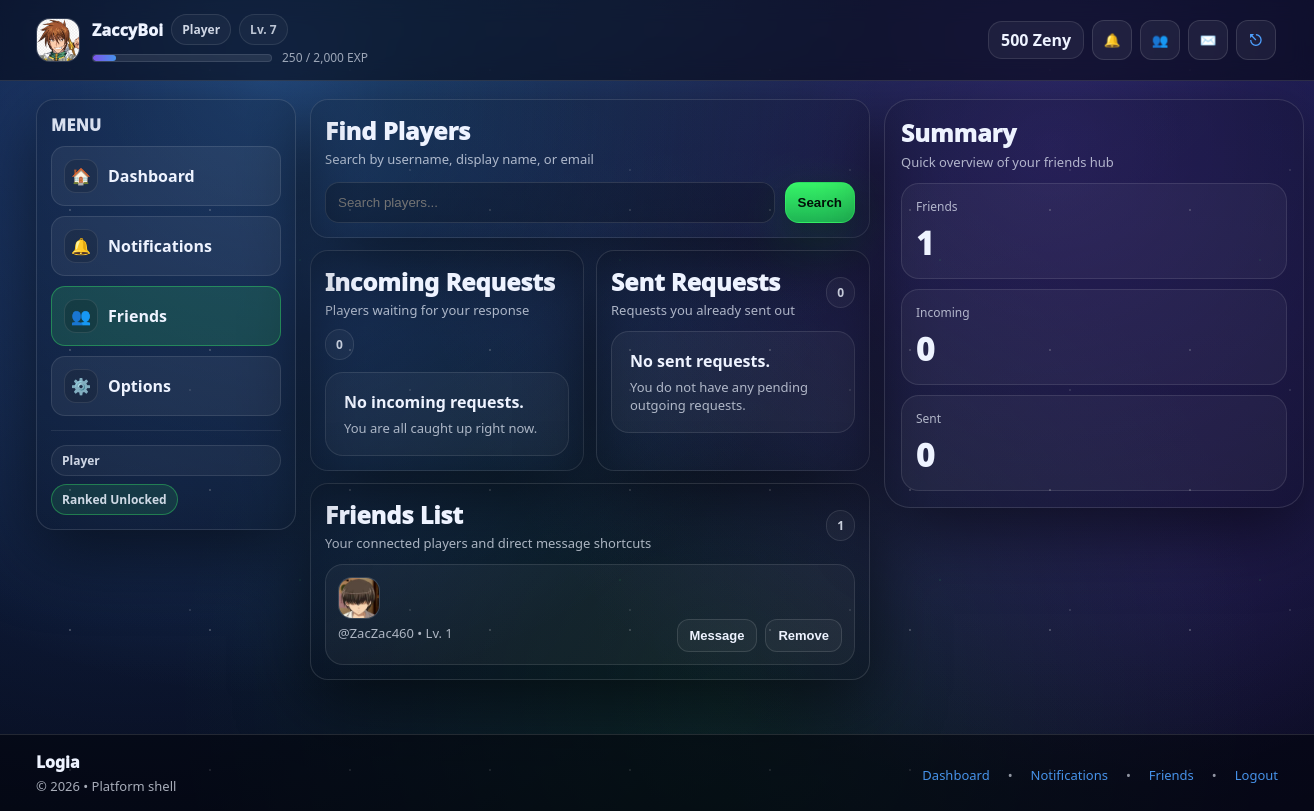
Screenshot of /friends.php (signed in) with the database file from the repository.
### tables this page shows
CREATE TABLE `users` (
  `id` bigint UNSIGNED NOT NULL,
  `username` varchar(32) NOT NULL,
  `email` varchar(255) NOT NULL,
  `password_hash` varchar(255) NOT NULL,
  `display_name` varchar(64) DEFAULT NULL,
  `email_verified_at` datetime DEFAULT NULL,
  `failed_login_attempts` int NOT NULL DEFAULT '0',
  `security_challenge_required` tinyint(1) NOT NULL DEFAULT '0',
  `last_failed_login_at` datetime DEFAULT NULL,
  `approval_status` enum('pending','approved','rejected') NOT NULL DEFAULT 'pending',
  `approved_by` bigint UNSIGNED DEFAULT NULL,
  `approved_at` datetime DEFAULT NULL,
  `rejected_reason` varchar(255) DEFAULT NULL,
  `is_active` tinyint(1) NOT NULL DEFAULT '1',
  `is_guest` tinyint(1) NOT NULL DEFAULT '0',
  `banned_until` datetime DEFAULT NULL,
  `bank_link_status` enum('none','pending','linked','failed') NOT NULL DEFAULT 'none',
  `bank_linked_at` datetime DEFAULT NULL,
  `appearance_mode` enum('default','dark','light') NOT NULL DEFAULT 'default',
  `last_login_at` datetime DEFAULT NULL,
  `created_at` datetime NOT NULL DEFAULT CURRENT_TIMESTAMP,
  `updated_at` datetime NOT NULL DEFAULT CURRENT_TIMESTAMP ON UPDATE CURRENT_TIMESTAMP,
  `level` int DEFAULT '1',
  `exp` int DEFAULT '0',
  `exp_to_next` int DEFAULT '100',
  `credits` int DEFAULT '0',
  `ranked_unlocked` tinyint(1) NOT NULL DEFAULT '0',
  `matches_played` int DEFAULT '0',
  `matches_won` int DEFAULT '0',
  `bio` text,
  `avatar_path` varchar(255) DEFAULT NULL,
  `favorite_deck` varchar(100) DEFAULT NULL,
  `tagline` varchar(120) DEFAULT NULL
);

CREATE TABLE `friends` (
  `id` int NOT NULL,
  `user_one` bigint UNSIGNED NOT NULL,
  `user_two` bigint UNSIGNED NOT NULL,
  `created_at` datetime DEFAULT CURRENT_TIMESTAMP
);

### includes/ui.php (the view, shortened to what the rows shown need)
<?php
require_once __DIR__ . '/helpers.php';
require_once __DIR__ . '/db.php';
require_once __DIR__ . '/auth.php';
require_once __DIR__ . '/friends_helpers.php';
function ranked_requirements(mysqli $mysqli, array $u): array {
  $uid = (int)($u['id'] ?? 0);
  $stmt = $mysqli->prepare("
    SELECT id, approval_status, email_verified_at, credits, ranked_unlocked
    FROM users
    WHERE id = ?
    LIMIT 1
  ");
  $stmt->bind_param("i", $uid);
  $stmt->execute();
  $dbUser = $stmt->get_result()->fetch_assoc() ?: [];
  $stmt = $mysqli->prepare("SELECT is_enabled FROM two_factor_secrets WHERE user_id = ? LIMIT 1");
  $stmt->bind_param("i", $uid);
  $stmt->execute();
  $twofa = (int)($stmt->get_result()->fetch_assoc()['is_enabled'] ?? 0);
  $approved_ok = (($dbUser['approval_status'] ?? '') === 'approved');
  $email_ok = !empty($dbUser['email_verified_at']);
  $twofa_ok = ($twofa === 1);
  $credits = (int)($dbUser['credits'] ?? 0);
  $unlock_threshold = 250;
  $entry_fee = 250;
  $ranked_unlocked = ((int)($dbUser['ranked_unlocked'] ?? 0) === 1);
  $credits_ok = ($credits >= $unlock_threshold);
  $can_afford_queue = ($credits >= $entry_fee);
  return [
    'approved_ok' => $approved_ok,
    'email_ok' => $email_ok,
    'twofa_ok' => $twofa_ok,
    'credits_ok' => $credits_ok,
    'credits' => $credits,
    'unlock_threshold' => $unlock_threshold,
    'entry_fee' => $entry_fee,
    'ranked_unlocked' => $ranked_unlocked,
    'can_afford_queue' => $can_afford_queue,
    'ranked_ok' => $ranked_unlocked && $can_afford_queue,
  ];
}
function ui_appearance_mode(array $u): string {
  $mode = (string)($u['appearance_mode'] ?? 'default');
  return $mode;
}
function ui_header(string $title = 'Dashboard', bool $is_hub = true): void {
  global $mysqli;
  $bp = base_path();
  $u  = current_user();
  $uid = (int)$u['id'];
  $stmt = $mysqli->prepare("
    SELECT *
    FROM users
    WHERE id = ?
    LIMIT 1
  ");
  $stmt->bind_param("i", $uid);
  $stmt->execute();
  $freshUser = $stmt->get_result()->fetch_assoc();
  if ($freshUser) {
    $u = $freshUser;
  }
  $is_guest = ((int)($u['is_guest'] ?? 0) === 1);
  $role_label = $is_guest ? 'Guest' : 'Player';
  $level   = (int)($u['level'] ?? 1);
  $exp     = (int)($u['exp'] ?? 0);
  $expNext = (int)($u['exp_to_next'] ?? 100);
  $exp_pct = $expNext > 0 ? min(100, round(($exp / $expNext) * 100)) : 0;
  $zenyBalance = (int)($u['credits'] ?? 0);
  ?>
<!doctype html>
<html lang="en">
<head>
  <link rel="stylesheet" href="<?= h($bp) ?>/assets/style.css"/>
  <link rel="stylesheet" href="<?= h($bp) ?>/assets/hub.css"/>
  <link rel="stylesheet" href="<?= h($bp) ?>/assets/userstyle.css"/>
</head>
<body class="<?= $is_hub ? 'hub' : '' ?>" data-appearance="<?= h(ui_appearance_mode($u)) ?>">
<header class="topnav">
  <div class="topnav__inner topnav__inner--hub">
    <a href="<?= h($bp) ?>/profile.php" title="Profile & Stats" class="topnav-profile">
      <?php $navAvatar = trim((string)($u['avatar_path'] ?? '')); ?>
      <?php if ($navAvatar !== ''): ?>
        <img
          src="<?= h($bp . '/' . ltrim($navAvatar, '/')) ?>"
          alt="Profile Avatar"
          class="topnav-profile__avatarimg"
        >
      <?php else: ?>
        <div class="topnav-profile__avatarfallback">
          <?= h(strtoupper(substr((string)$u['username'], 0, 1))) ?>
        </div>
      <?php endif; ?>
      <div class="topnav-profile__meta">
        <div class="topnav-profile__row">
          <div class="topnav-profile__name">
            <?= h($u['display_name'] ?? $u['username']) ?>
          </div>
          <span class="pill"><?= h($role_label) ?></span>
          <span class="pill pill-soft" id="topnavLevelPill">Lv. <?= (int)$level ?></span>
        </div>
        <div class="topnav-profile__subrow">
          <div class="topnav-profile__xpbar">
            <i
              class="topnav-profile__xpfill"
              id="topnavXpFill"
              data-progress="<?= max(0, min(100, $exp_pct)) ?>"
            ></i>
          </div>
          <div class="topnav-profile__subtext" id="topnavXpText">
            <?= number_format($exp) ?> / <?= number_format($expNext) ?> EXP
          </div>
        </div>
      </div>
    </a>
    <div class="md-icons">
          <div
          class="md-ico-wrap md-balance-wrap"
          title="Zeny Balance"
        >
          <a
            href="<?= h($bp) ?>/shop.php?tab=credits"
            class="md-balance"
          >
            <span> <?= number_format($zenyBalance) ?> Zeny</span>
          </a>
    </div>
  </div>
</header>
<main class="container container--topspaced">
<?php
}
function ui_footer(): void {
  ?>
</main>
</body>
</html>
<?php
}

### friends.php (shortened to what the rows shown need)
<?php
require_once __DIR__ . "/includes/db.php";
require_once __DIR__ . "/includes/helpers.php";
require_once __DIR__ . "/includes/auth.php";
require_once __DIR__ . "/includes/ui.php";
require_once __DIR__ . "/includes/friends_helpers.php";
$u  = current_user();
$bp = base_path();
$userId = (int)($u['id'] ?? 0);
$friends         = fetch_friends($mysqli, $userId, 100);
$req       = ranked_requirements($mysqli, $u);
ui_header("Friends");
?>
<section class="section notif-page">
  <div class="hub-grid">
    <main class="notif-main">
      <div class="card notif-panel">
        <div class="notif-list">
          <?php if (!$friends): ?>
            <div class="card-soft notif-empty">
              <div class="notif-empty__title">No friends yet.</div>
              <div class="notif-empty__meta">Search for players above and start building your list.</div>
            </div>
          <?php else: ?>
            <?php foreach ($friends as $f): ?>
              <?php
                $friendId = (int)$f['friend_id'];
                $displayName = trim((string)($f['display_name'] ?? ''));
                $username = (string)($f['username'] ?? 'Player');
                $showName = $displayName !== '' ? $displayName : $username;
                $avatarPath = trim((string)($f['avatar_path'] ?? ''));
              ?>
              <article class="card-soft notif-row notif-row--compact">
                <div class="notif-row__icon friends-avatar">
                  <?php if ($avatarPath !== ''): ?>
                    <img
                      src="<?= h($bp . '/' . ltrim($avatarPath, '/')) ?>"
                      alt="<?= h($showName) ?>"
                      class="friends-avatar__img"
                    >
                  <?php else: ?>
                    <?= h(strtoupper(substr($username, 0, 1))) ?>
                  <?php endif; ?>
                </div>
                <div class="notif-row__content">
                  <div class="notif-row__top">
                    <div class="notif-row__main">
                      <div class="notif-row__body">
                        @<?= h($username) ?> • Lv. <?= (int)($f['level'] ?? 1) ?>
                      </div>
                    </div>
                    <div class="notif-row__actions notif-row__actions--inline">
                      <button
                        type="button"
                        class="btn btn-ghost"
                        data-chat-open="1"
                        data-user-id="<?= $friendId ?>">
                        Message
                      </button>
                      <form method="post">
                        <button class="btn btn-ghost" type="submit">Remove</button>
                      </form>
                    </div>
                  </div>
                </div>
              </article>
            <?php endforeach; ?>
          <?php endif; ?>
        </div>
      </div>
    </main>
  </div>
</section>
<?php ui_footer(); ?>

### rows the page displays
users: avatar_path (picture), display_name "ZaccyBoi", is_guest "Player", level "7", exp "250", exp_to_next "2,000", credits "500"
friends: user_one.avatar_path (picture), user_one.username "ZacZac460", user_one.level "1"

### other values shown
$incomingCount "0"
$sentCount "0"
$friendsCount "1"
